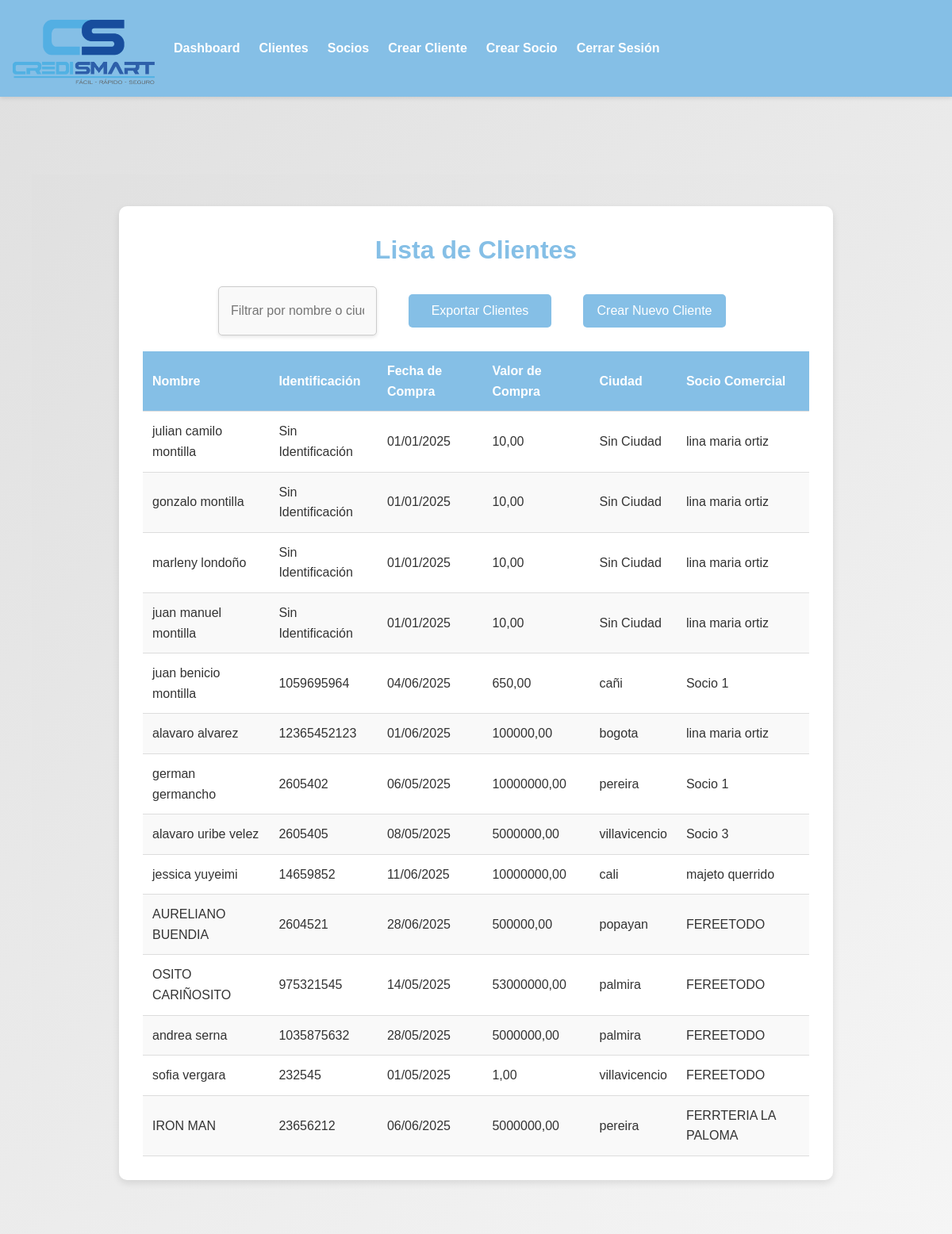
Page /clients/ (signed in) on the earlier database version.
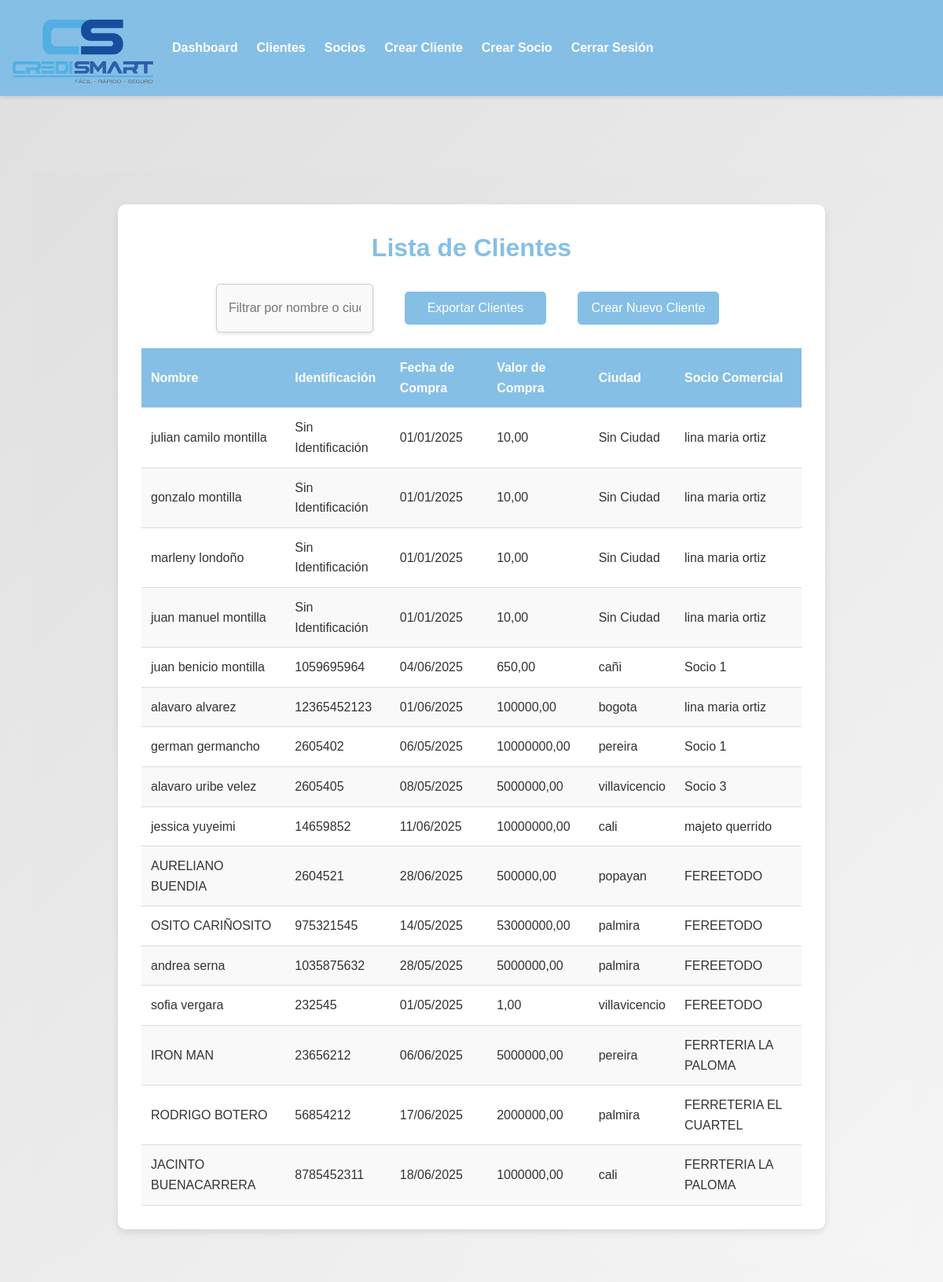
Same page on the later database version.
### businessapp/models.py (models this page shows, shortened)
class Client(models.Model):
    name = models.CharField(max_length=100)
    identification = models.CharField(max_length=20, unique=True, null=True, blank=True)
    email = models.EmailField()
    phone = models.CharField(max_length=15)
    purchase_date = models.DateField()
    purchase_value = models.DecimalField(max_digits=10, decimal_places=2)
    city = models.CharField(max_length=100, null=True, blank=True)  # Permitir nulos temporalmente  # Sin null=True ni blank=True
    business_partner = models.ForeignKey(BusinessPartner, on_delete=models.SET_NULL, null=True, blank=True)
    created_at = models.DateTimeField(auto_now_add=True)

class BusinessPartner(models.Model):
    name = models.CharField(max_length=100)
    city = models.CharField(max_length=100)
    affiliation_date = models.DateField(null=True, blank=True)
    sales_history = models.DecimalField(max_digits=10, decimal_places=2, default=0.00, null=True, blank=True)

### businessapp/views.py (the view)
# urls.py: path('clients/', views.client_list, name='client_list'),
@login_required
def client_list(request):
    if not request.user.is_authenticated:
        return redirect('login')
    clients = Client.objects.all()
    return render(request, 'businessapp/client_list.html', {'clients': clients})

### businessapp/templates/businessapp/client_list.html (shortened to what this page needs)
{% extends 'businessapp/base.html' %}
{% load static %}
{% block content %}
    <div class="client-list-container">
        <div class="card">
            <h2>Lista de Clientes</h2>
            <div class="button-group">
                <input type="text" id="filterInput" placeholder="Filtrar por nombre o ciudad" onkeyup="filterClients()">
                <button class="submit-button" onclick="window.location.href='{% url 'export_clients' %}'">Exportar Clientes</button>
                <button class="submit-button" onclick="window.location.href='{% url 'create_client' %}'">Crear Nuevo Cliente</button>
            </div>
            <table id="clientTable">
                <thead>
                    <tr>
                        <th>Nombre</th>
                        <th>Identificación</th>
                        <th>Fecha de Compra</th>
                        <th>Valor de Compra</th>
                        <th>Ciudad</th>
                        <th>Socio Comercial</th>
                    </tr>
                </thead>
                <tbody>
                    {% for client in clients %}
                        <tr>
                            <td>{{ client.name }}</td>
                            <td>{{ client.identification|default:'Sin Identificación' }}</td>
                            <td>{{ client.purchase_date|date:"d/m/Y"|default:'Sin Fecha' }}</td>
                            <td>{{ client.purchase_value|floatformat:2 }}</td>
                            <td>{{ client.city|default:'Sin Ciudad' }}</td>
                            <td>{{ client.business_partner.name|default:'Sin Socio' }}</td>
                        </tr>
                    {% empty %}
                        <tr>
                            <td colspan="6">No hay clientes registrados.</td>
                        </tr>
                    {% endfor %}
                </tbody>
            </table>
        </div>
    </div>
{% endblock %}

### businessapp/templates/businessapp/base.html (shortened to what this page needs)
{% load static %}
<!DOCTYPE html>
<html>
<head>
    <link rel="stylesheet" href="{% static 'css/style.css' %}">
</head>
<body class="{% if request.path == '/login/' or request.path == '/register/' %}no-navbar{% endif %}">
    <div class="navbar">
        <img src="{% static 'images/logo_credismart_webp.webp.png' %}" alt="CrediSmart Logo" class="logo">
        <a href="{% url 'dashboard' %}">Dashboard</a>
        <a href="{% url 'client_list' %}">Clientes</a>
        <a href="{% url 'partner_list' %}">Socios</a>
        <a href="{% url 'create_client' %}">Crear Cliente</a>
        <a href="{% url 'create_partner' %}">Crear Socio</a>
        <a href="{% url 'logout' %}">Cerrar Sesión</a>
    </div>
    <div class="main-container">
        {% block content %}{% endblock %}
    </div>
</body>
</html>

### businessapp/static/css/style.css (style rules this page uses)
* { margin: 0; padding: 0; box-sizing: border-box; }
body { margin: 0; padding: 0; font-family: Arial, sans-serif; background-color: #d6d6d6; color: #333; line-height: 1.6; }
.navbar { background-color: #85bfe6; padding: 1rem; position: fixed; width: 100%; top: 0; z-index: 1000; box-shadow: 0 2px 5px rgba(0,0,0,0.1); display: flex; align-items: center; }
.navbar .logo { height: 90px; margin-right: 1.5rem; vertical-align: middle; transition: transform 0.3s ease; }
.navbar a { color: white; text-decoration: none; margin-right: 1.5rem; font-weight: bold; font-size: 1rem; }
.card { max-width: 900px; margin: 0 auto; padding: 30px; background: white; border-radius: 10px; box-shadow: 0 4px 10px rgba(0, 0, 0, 0.1); text-align: center; position: relative; }
.card h2 { margin-bottom: 20px; color: #85bfe6; font-size: 2em; font-family: 'Arial', sans-serif; text-align: center; visibility: visible; }
table { width: 100%; border-collapse: collapse; margin-top: 20px; }
th, td { padding: 12px; text-align: left; border-bottom: 1px solid #ddd; }
th { background-color: #85bfe6; color: white; }
tr:nth-child(even) { background-color: #f9f9f9; }
.submit-button { width: 200px; padding: 12px; background-color: #85bfe6; color: white; border: none; border-radius: 5px; cursor: pointer; font-size: 1rem; margin: 10px; display: inline-block; text-align: center; }
.client-list-container, .partner-list-container, .create-client-container, .create-partner-container { padding: 40px; text-align: center; background: linear-gradient(135deg, #e0e0e0 0%, #f5f5f5 100%); min-height: 100vh; margin-top: 90px; }
.main-container { padding: 40px; text-align: center; background: linear-gradient(135deg, #e0e0e0 0%, #f5f5f5 100%); min-height: 100vh; margin-top: 90px; }
.button-group { margin-top: 20px; display: flex; justify-content: center; gap: 20px; flex-wrap: wrap; }
.submit-button { width: 180px; padding: 12px; background-color: #85bfe6; color: white; border: none; border-radius: 5px; cursor: pointer; font-size: 1rem; margin: 10px; display: inline-block; text-align: center; transition: background-color 0.3s; }
#filterInput { padding: 10px 15px; border: 1px solid #ccc; border-radius: 5px; font-size: 1em; font-family: 'Arial', sans-serif; background-color: #f9f9f9 !important; box-shadow: 0 2px 4px rgba(0, 0, 0, 0.1) !important; transition: border-color 0.3s, box-shadow 0.3s; width: 200px; margin-right: 10px; display: inline-block; }
.client-list-container #filterInput, .partner-list-container #filterInput { padding: 10px 15px; border: 1px solid #ccc; border-radius: 5px; font-size: 1em; font-family: 'Arial', sans-serif; background-color: #f9f9f9 !important; box-shadow: 0 2px 4px rgba(0, 0, 0, 0.1) !important; transition: border-color 0.3s, box-shadow 0.3s; width: 200px; margin-right: 10px; display: inline-block; }

Differences in the rows shown:
added Client: name "RODRIGO BOTERO", identification "56854212", purchase_date "17/06/2025", purchase_value "2000000,00", city "palmira", business_partner.name "FERRETERIA EL CUARTEL"
added Client: name "JACINTO BUENACARRERA", identification "8785452311", purchase_date "18/06/2025", purchase_value "1000000,00", city "cali", business_partner.name "FERRTERIA LA PALOMA"
